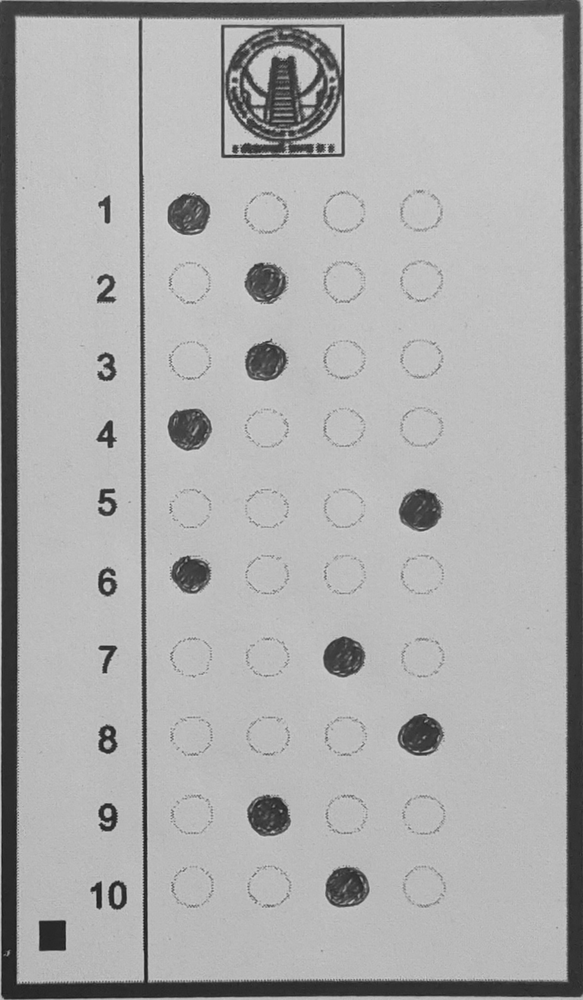
#> input picture codes/optical-mark-recognition/1.png, 583 x 1000 px, shrunk from 984 x 1687 before the run, found by its file name
$ python corners2.py
#> lines starting #> are read from the running program, lines starting #| are printed output that depends on the picture; after the words box and inside, x2 and y2 are one past the last pixel; in counts of white or black regions, pixels touching at a corner belong together
import numpy as np
import cv2
import math


img = cv2.imread('1.png')
#> img is the input picture: shape (1000, 583, 3); min 25, max 217, mean 171.9
gray = cv2.cvtColor(img,cv2.COLOR_BGR2GRAY)
gray = cv2.blur(gray,(20,20))
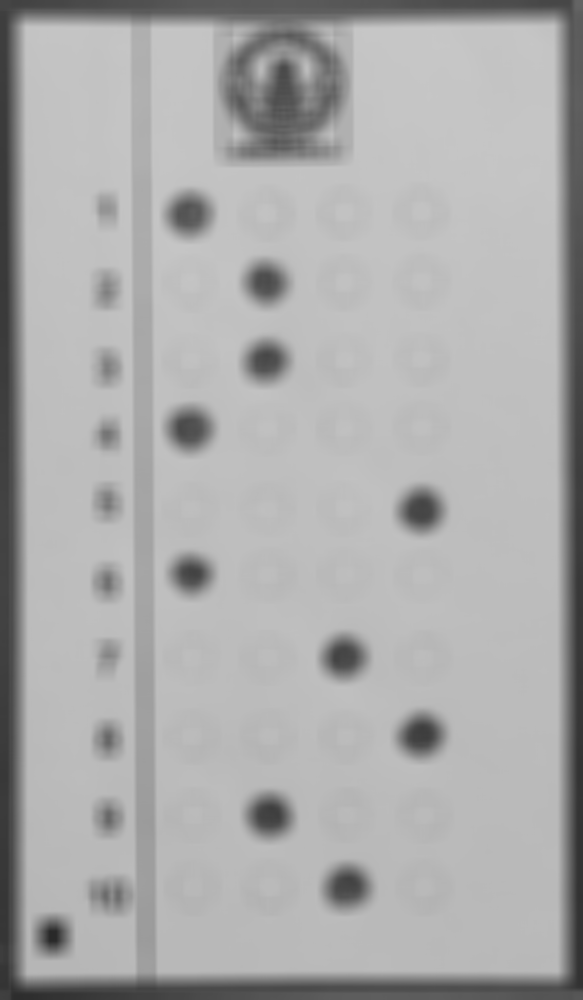
#> gray: shape (1000, 583); min 41, max 199, mean 171.7

bi = cv2.bilateralFilter(gray, 5, 75, 75)
cv2.imshow('bi',bi)

dst = cv2.cornerHarris(bi, 2, 3, 0.04)
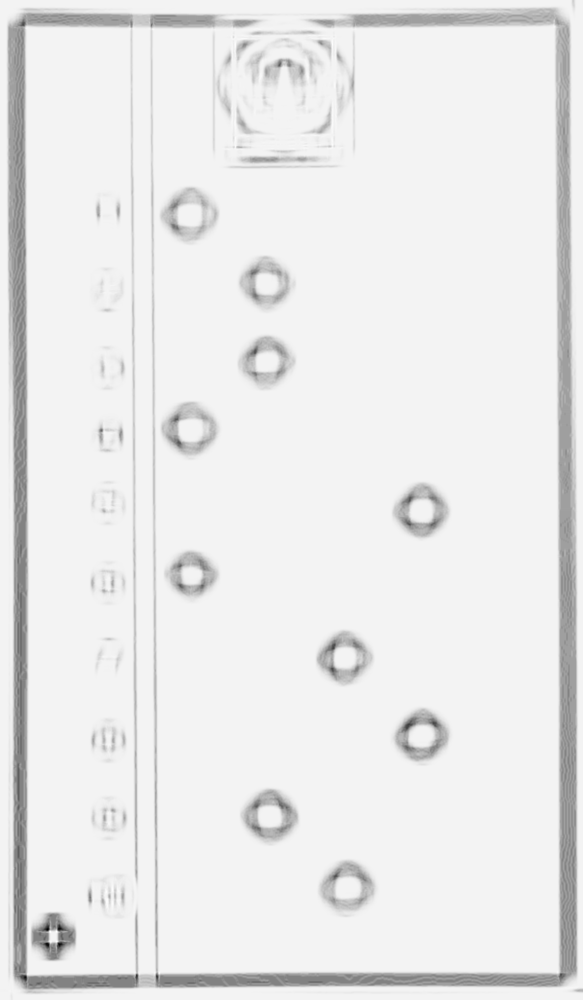
#> dst: shape (1000, 583) float32; min -7.84e-07, max 3.69e-08, mean -3.14e-08; drawn with min black and max white
#--- create a black image to see where those corners occur ---
mask = np.zeros_like(gray)

#--- applying a threshold and turning those pixels above the threshold to white ---
mask[dst>0.01*dst.max()] = 255
# cv2.imshow('mask', mask)
cv2.imwrite('mask.png',mask)
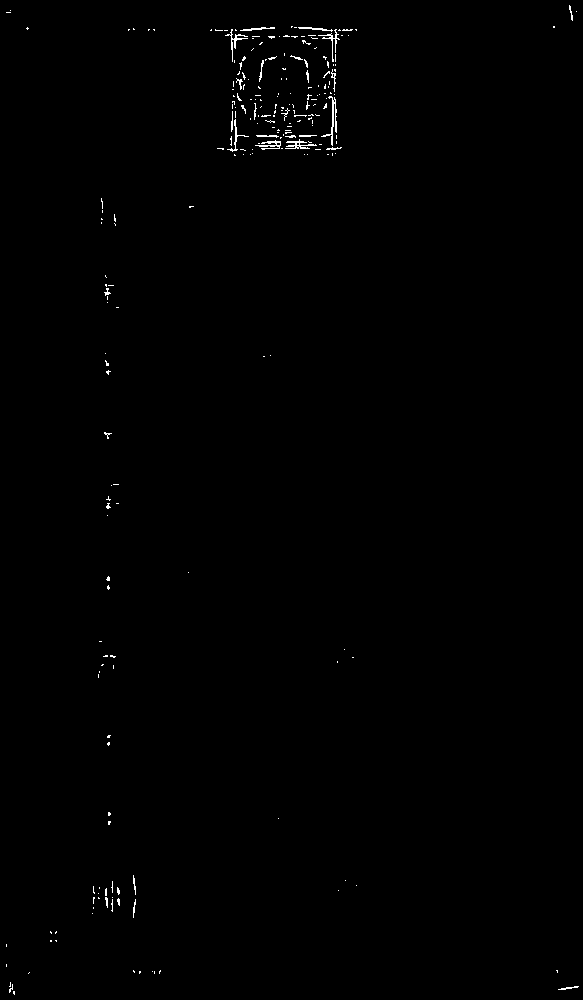
#> saved as mask.png: shape (1000, 583); 0.43% white in thin lines or dots

img[dst > 0.01 * dst.max()] = [0, 0, 255]   #--- [0, 0, 255] --> Red ---
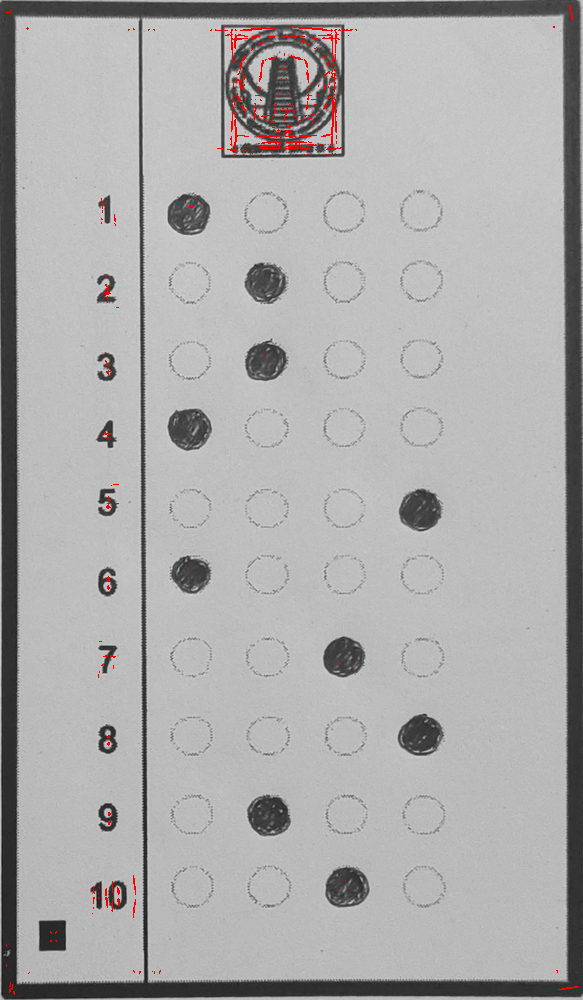
#> img: shape (1000, 583, 3); 0.43% of pixels changed, all inside (x1, y1, x2, y2) = (6, 5, 579, 995)
# cv2.imshow('dst', img)
cv2.imwrite('dst.png',img)

coordinates = np.argwhere(mask)

# print(coordinates)

coor_list = [l.tolist() for l in list(coordinates)]

coor_tuples = [tuple(l) for l in coor_list]

thresh = 5

def distance(pt1, pt2):
    (x1, y1), (x2, y2) = pt1, pt2
    dist = math.sqrt( (x2 - x1)**2 + (y2 - y1)**2 )
    return dist

coor_tuples_copy = coor_tuples

i = 1
for pt1 in coor_tuples:

    # print(' I :', i)
    for pt2 in coor_tuples[i::1]:
        # print(pt1, pt2)
        # print('Distance :', distance(pt1, pt2))
        if(distance(pt1, pt2) < thresh):
            coor_tuples_copy.remove(pt2)
        i+=1


img2 = img.copy()
for pt in coor_tuples:
    cv2.circle(img2, tuple(reversed(pt)), 3, (0, 0, 255), -1)
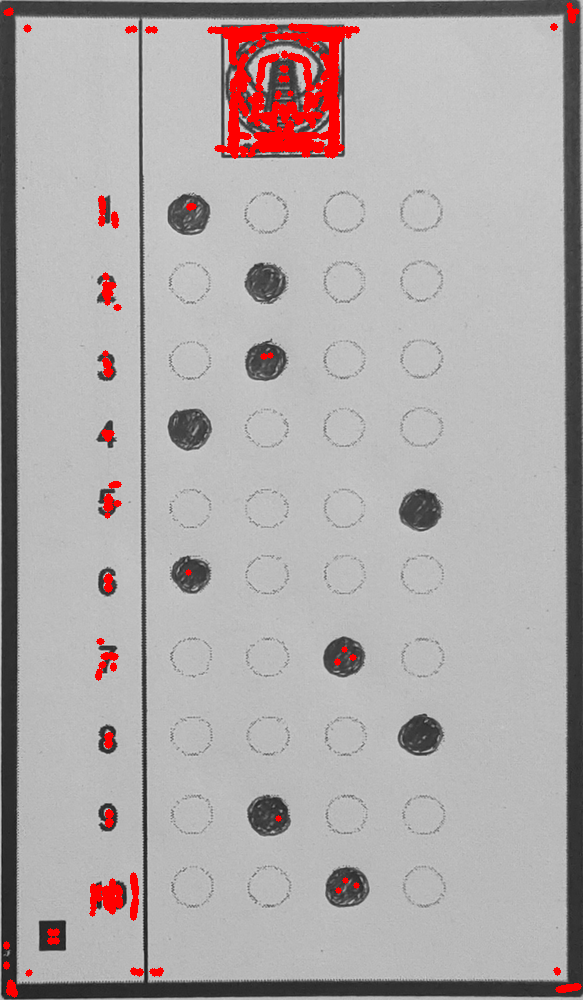
#> img2: shape (1000, 583, 3); 2.03% of pixels changed, all inside (x1, y1, x2, y2) = (3, 2, 582, 998)
cv2.imwrite('Image_with_4_corners.png', img2)

$ run again, with codes/optical-mark-recognition/2.png copied over codes/optical-mark-recognition/1.png
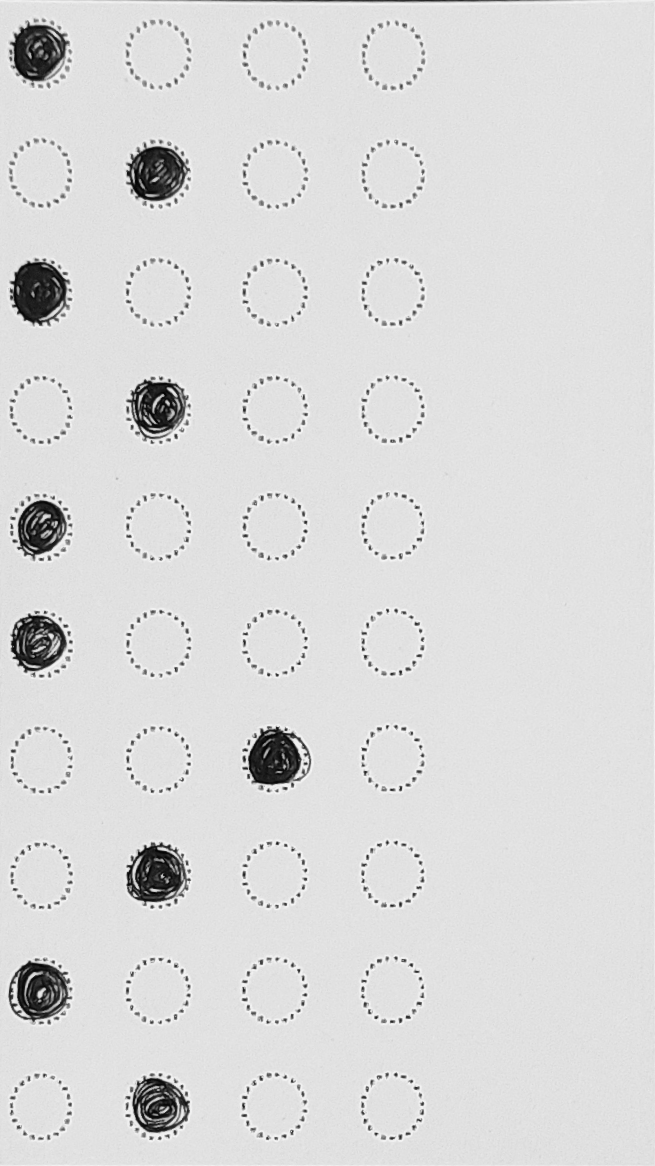
#> input picture codes/optical-mark-recognition/2.png, 655 x 1166 px, found by its file name
#> img is the input picture: shape (1166, 655, 3); min 1, max 247, mean 218.2
#> `cv2.imwrite('mask.png',mask)`:
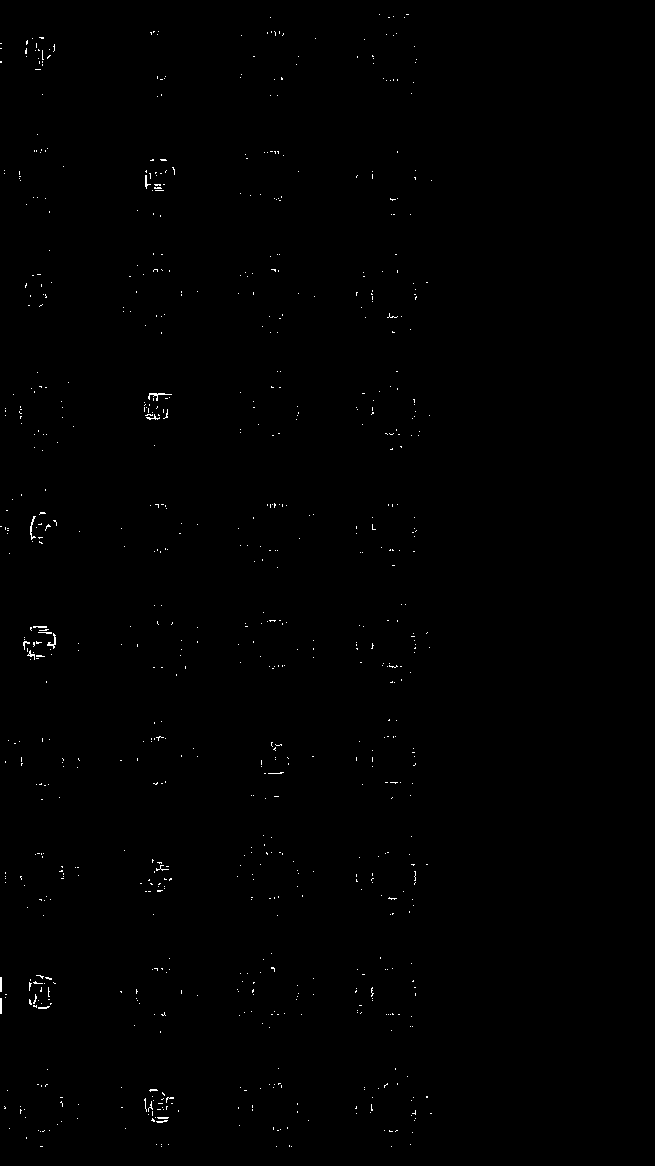
#> saved as mask.png: shape (1166, 655); 0.32% white in thin lines or dots, all inside (x1, y1, x2, y2) = (0, 14, 432, 1147)
#> img: shape (1166, 655, 3); 0.32% of pixels changed, all inside (x1, y1, x2, y2) = (0, 14, 432, 1147)
#> after the loop `for pt in coor_tuples:`:
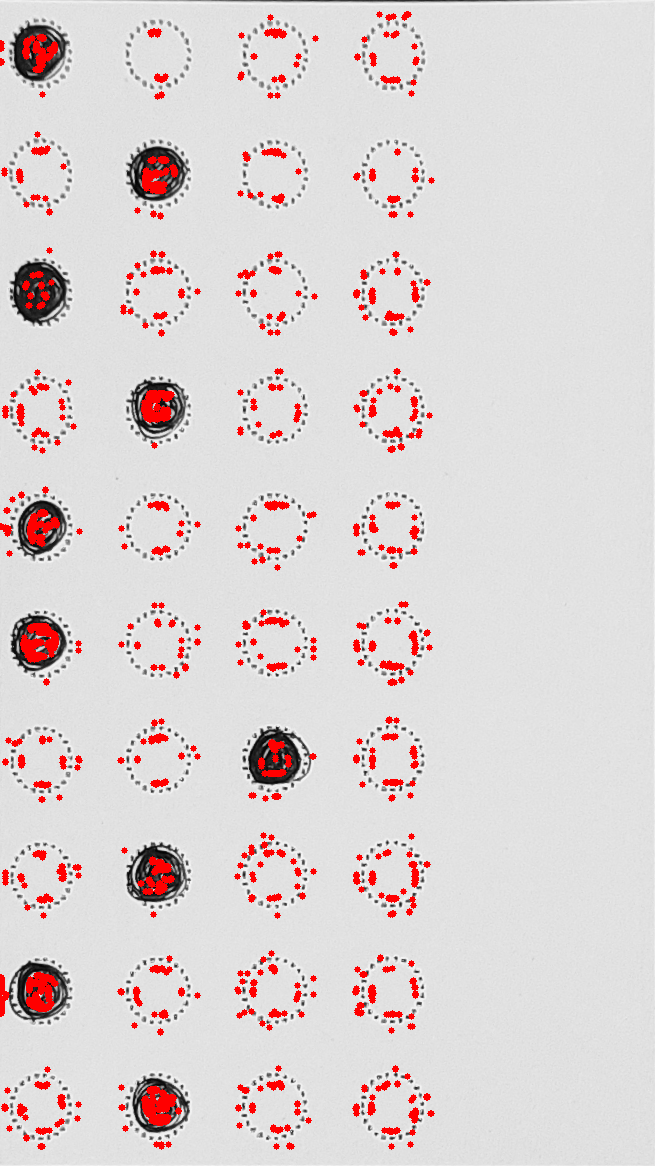
#> img2: shape (1166, 655, 3); mean B, G, R 211.6, 211.6, 220.8

$ run again, with codes/optical-mark-recognition/3.png copied over codes/optical-mark-recognition/1.png
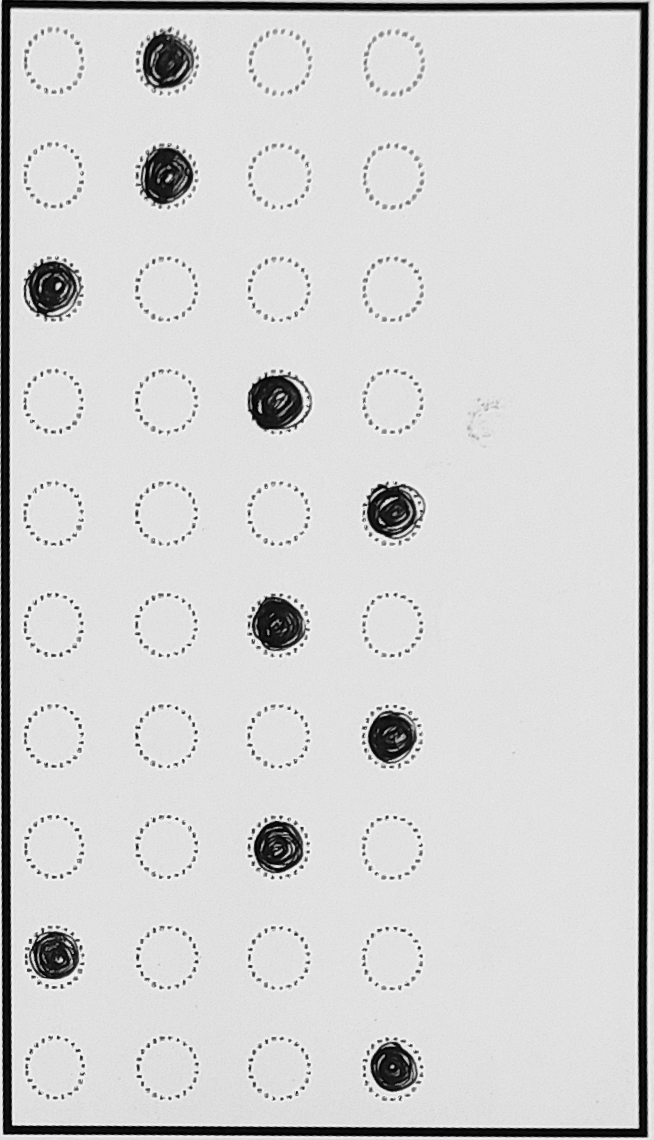
#> input picture codes/optical-mark-recognition/3.png, 654 x 1140 px, found by its file name
#> img is the input picture: shape (1140, 654, 3); min 0, max 249, mean 210
#> `cv2.imwrite('mask.png',mask)`:
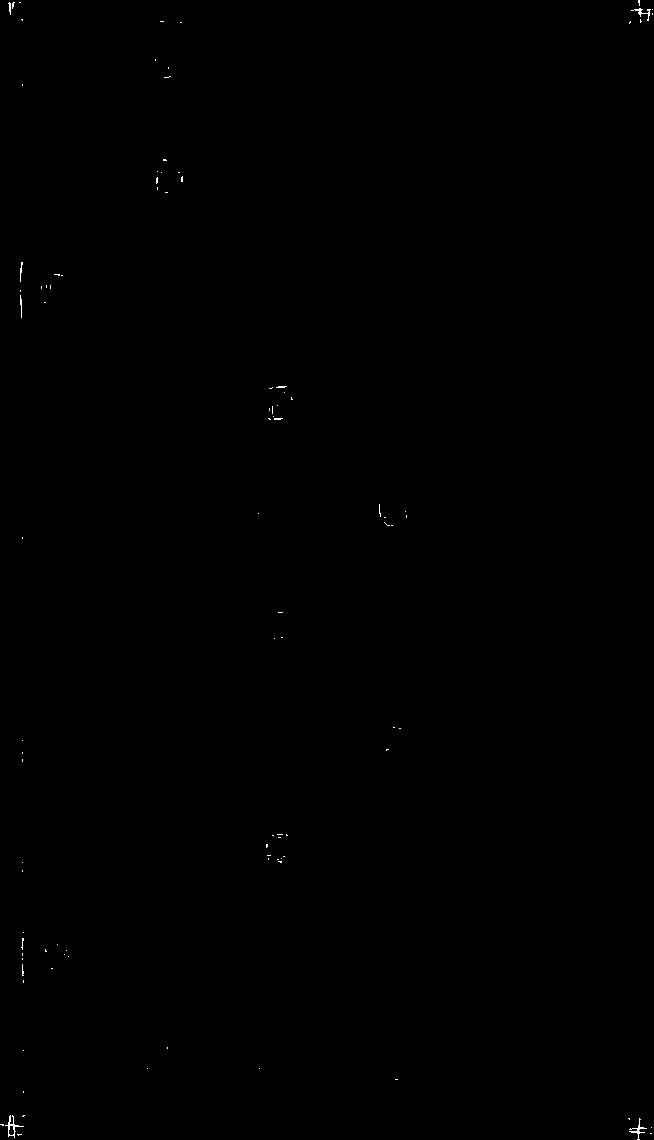
#> saved as mask.png: shape (1140, 654); 0.09% white in thin lines or dots
#> img: shape (1140, 654, 3); 0.09% of pixels changed, all inside (x1, y1, x2, y2) = (0, 0, 653, 1140)
#> after the loop `for pt in coor_tuples:`:
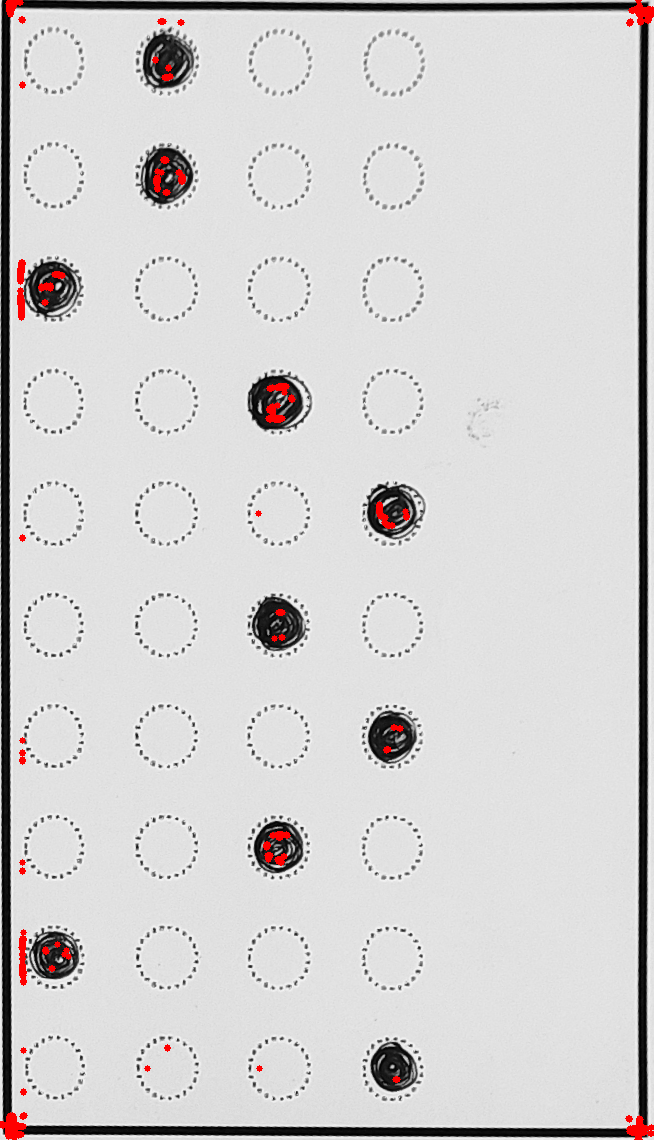
#> img2: shape (1140, 654, 3); mean B, G, R 209.3, 209.3, 211
